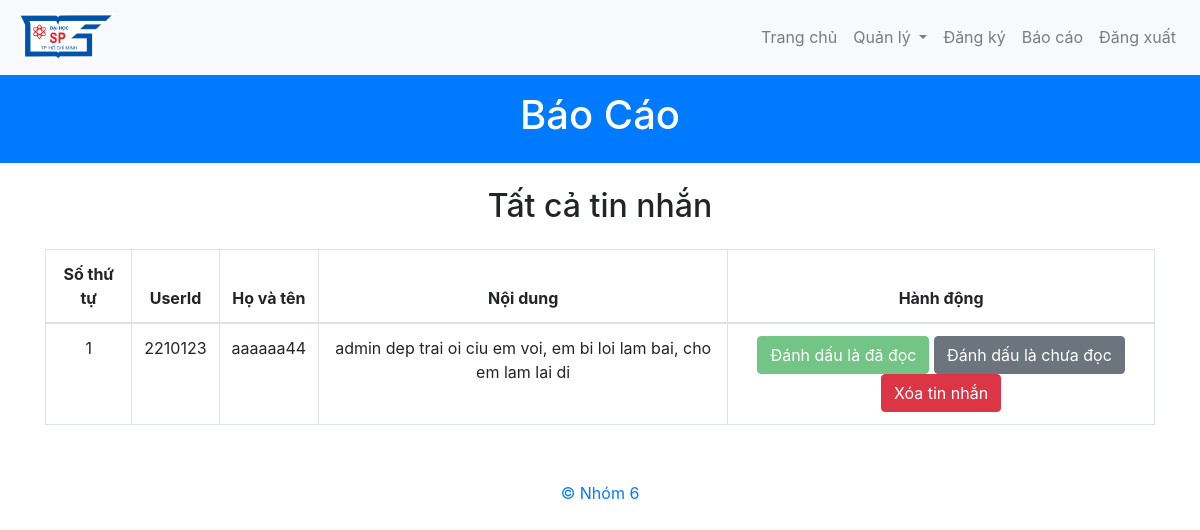
The page /PageAdmin/PChatManagement.php on the database as committed earlier.
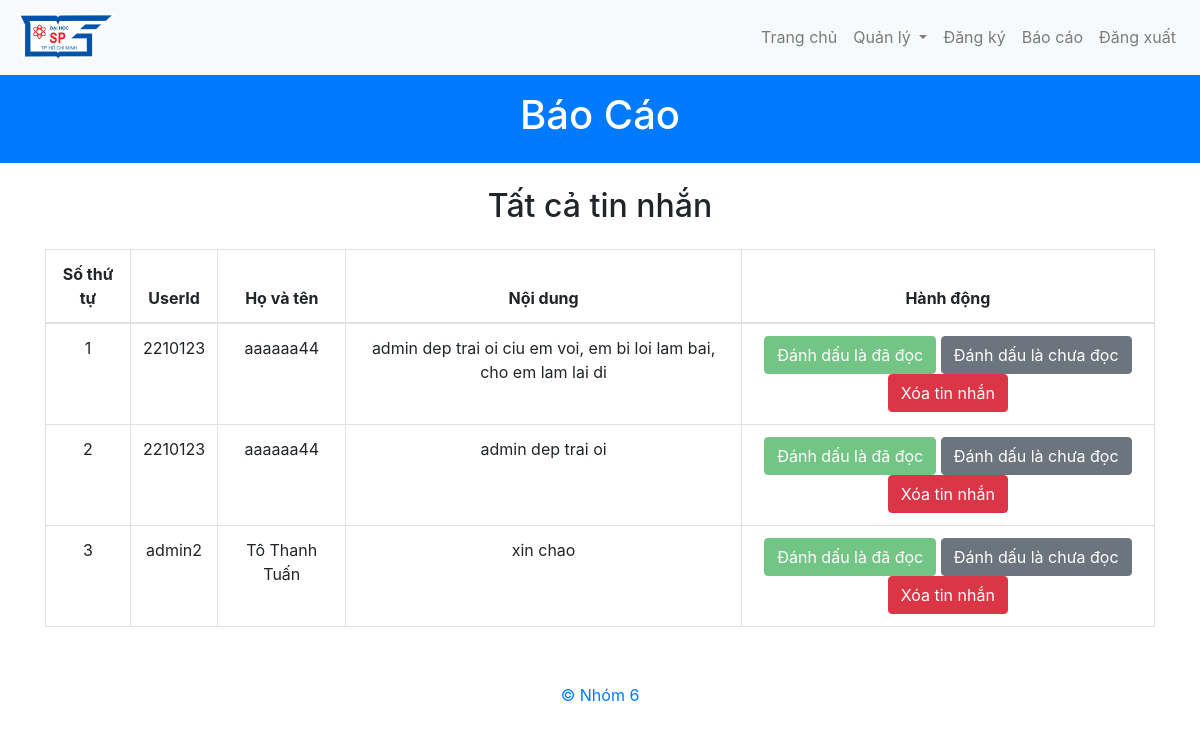
The same page on the database as committed later.
### tables this page shows
CREATE TABLE `chat` (
  `ChatId` varchar(10) NOT NULL,
  `Content` text NOT NULL,
  `Seen` tinyint(1) NOT NULL DEFAULT 0,
  `userid` varchar(10) NOT NULL
);

CREATE TABLE `users` (
  `UserId` varchar(10) NOT NULL,
  `FullName` varchar(100) NOT NULL,
  `Username` varchar(100) NOT NULL,
  `Password` varchar(100) NOT NULL,
  `Email` varchar(100) DEFAULT NULL,
  `Phone` varchar(10) DEFAULT NULL,
  `Role` varchar(100) NOT NULL,
  `Class` int(11) DEFAULT NULL,
  `Year` int(11) DEFAULT NULL,
  `RecoveryCode` varchar(10) DEFAULT NULL
);

### PageAdmin/PChatManagement.php (the view, shortened to what this page needs)
<?php
include('../conn/conn_database.php');
$sql_chat = "SELECT chatid, userid, content, seen FROM chat";
$result_chat = $conn->query($sql_chat);
$chats = [];
while ($row = $result_chat->fetch_assoc()) {
    $chats[] = $row;
}
$user_info = [];
if (!empty($chats)) {
    $user_ids = array_unique(array_column($chats, 'userid'));
    $placeholders = implode(',', array_fill(0, count($user_ids), '?'));
    $sql_users = "SELECT userId, fullName FROM Users WHERE userId IN ($placeholders)";
    $stmt_users = $conn->prepare($sql_users);
    $stmt_users->bind_param(str_repeat('s', count($user_ids)), ...$user_ids);
    $stmt_users->execute();
    $result_users = $stmt_users->get_result();
    while ($row = $result_users->fetch_assoc()) {
        $user_info[$row['userId']] = $row;
    }
}
?>
<!DOCTYPE html>
<html lang="en">
<head>
    <link href="https://maxcdn.bootstrapcdn.com/bootstrap/4.5.2/css/bootstrap.min.css" rel="stylesheet">
</head>
<body>
    <?php include '../template/Tmenubar.php'; ?>
    <header class="bg-primary text-white text-center py-3">
        <h1>Báo Cáo</h1>
    </header>
    <div class="container mt-4">
        <h2 class="text-center">Tất cả tin nhắn</h2>
        <table class="table table-bordered mt-4">
            <thead>
                <tr>
                    <th>Số thứ tự</th>
                    <th>UserId</th>
                    <th>Họ và tên</th>
                    <th>Nội dung</th>
                    <th>Hành động</th>
                </tr>
            </thead>
            <tbody>
                <?php if (!empty($chats)): ?>
                    <?php foreach ($chats as $index => $chat): ?>
                        <?php
                        $user = $user_info[$chat['userid']] ?? null;
                        $btn_class = $chat['seen'] == 0 ? 'btn-warning' : 'btn-success';
                        ?>
                        <tr>
                            <td><?= $index + 1 ?></td>
                            <td><?= htmlspecialchars($chat['userid']) ?></td>
                            <td><?= htmlspecialchars($user['fullName'] ?? 'N/A') ?></td>
                            <td><?= htmlspecialchars($chat['content']) ?></td>
                            <td>
                                <form method="post" style="display:inline;">
                                    <button type="submit" name="mark_as_read" class="btn <?= $btn_class ?>" <?= $chat['seen'] == 1 ? 'disabled' : '' ?>>Đánh dấu là đã đọc</button>
                                </form>
                                <form method="post" style="display:inline;">
                                    <button type="submit" name="mark_as_unread" class="btn btn-secondary" <?= $chat['seen'] == 0 ? 'disabled' : '' ?>>Đánh dấu là chưa đọc</button>
                                </form>
                                <form method="post" style="display:inline;" onsubmit="return confirmDelete(this);">
                                    <button type="submit" name="delete" class="btn btn-danger">Xóa tin nhắn</button>
                                </form>
                            </td>
                        </tr>
                    <?php endforeach; ?>
                <?php else: ?>
                    <tr>
                        <td colspan="5" class="text-center">Không có dữ liệu</td>
                    </tr>
                <?php endif; ?>
            </tbody>
        </table>
    </div>
</body>
</html>
<?php
include('../template/Tfooter.php');
?>

### template/Tmenubar.php (shortened to what this page needs)
<?php
include('../conn/conn_database.php');
$sql_check_seen = "SELECT COUNT(*) AS unread_count FROM chat WHERE seen = 0";
$result_check_seen = $conn->query($sql_check_seen);
$row_check_seen = $result_check_seen->fetch_assoc();
$unread_count = $row_check_seen['unread_count'] ?? 0;
$report_class = $unread_count > 0 ? 'text-danger' : '';
?>
<nav class="navbar navbar-expand-lg navbar-light bg-light">
    <a class="navbar-brand" href="#" id="logo">
        <img src="../img/logohcmue.png" alt="logo" width="100">
    </a>
    <div class="collapse navbar-collapse" id="navbarNav">
        <ul class="navbar-nav ml-auto">
            <li class="nav-item"><a class="nav-link" href="../PageAdmin/PMenuAdmin.php">Trang chủ</a></li>
            <li class="nav-item dropdown">
                <a class="nav-link dropdown-toggle" id="navbarDropdown" role="button" data-toggle="dropdown" aria-haspopup="true" aria-expanded="false">
                    Quản lý
                </a>
            </li>
            <li class="nav-item"><a class="nav-link" href="../PageAdmin/PRegister.php">Đăng ký</a></li>
            <li class="nav-item"><a class="nav-link <?= $report_class ?>" href="../PageAdmin/PChatManagement.php">Báo cáo</a></li>
            <li class="nav-item"><a class="nav-link" href="../conn/SignOut.php">Đăng xuất</a></li>
        </ul>
    </div>
</nav>

### template/Tfooter.php (shortened to what this page needs)
<!DOCTYPE html>
<html lang="en">
<head>
    <link rel="stylesheet" href="https://maxcdn.bootstrapcdn.com/bootstrap/4.5.2/css/bootstrap.min.css">
</head>
<body>
    <footer class="text-center py-4">
        <p class="text-center mt-3">
            <a href="#" data-toggle="modal" data-target="#infoModal">© Nhóm 6</a>
        </p>
    </footer>
</body>
</html>

### PageAdmin/PChatManagement.php (style rules this page uses)
tr { text-align: center; }

Rows that differ between the two databases and show on the page:
added chat: userid "2210123", userid.FullName "aaaaaa44", Content "admin dep trai oi"
added chat: userid "admin2", userid.FullName "Tô Thanh Tuấn", Content "xin chao"
